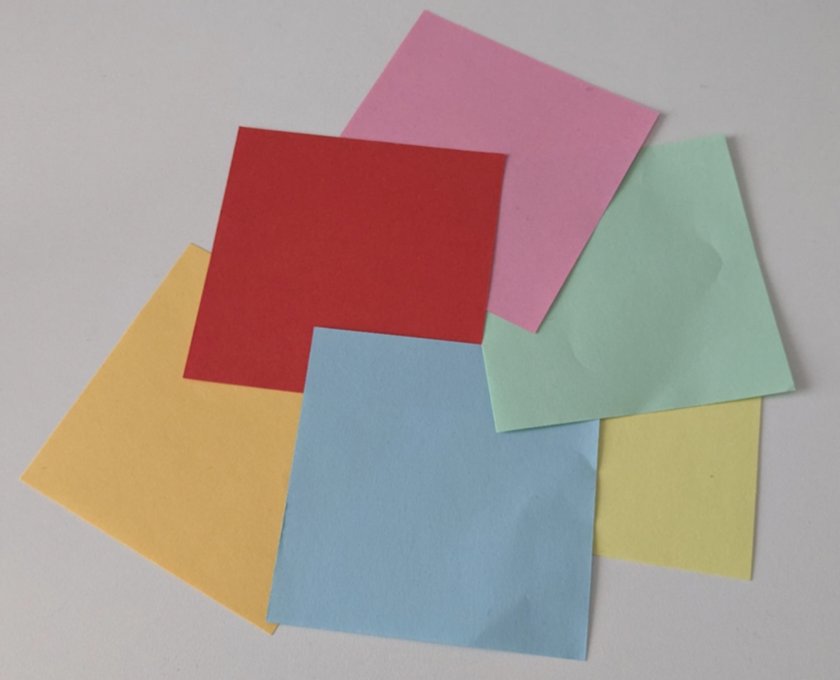
#> input picture BLG453 - Computer Vision/assignment1/q3/papers.png, 840 x 680 px
$ jupyter execute q3.ipynb   (older library calls are emulated)
#> lines starting #> are read from the running program, lines starting #| are printed output that depends on the picture; after the words box and inside, x2 and y2 are one past the last pixel; in counts of white or black regions, pixels touching at a corner belong together
[cell 1]
import cv2
import matplotlib.pyplot as plt
import numpy as np

[cell 2]
image_path = "papers.png"

image = cv2.imread(image_path)
#> image is the input picture: shape (680, 840, 3); mean B, G, R 147.1, 152.4, 167.4

image_rgb = cv2.cvtColor(image, cv2.COLOR_BGR2RGB)

[cell 3]
plt.figure(figsize=(6,6))
plt.imshow(image_rgb)
plt.axis('off')
plt.show()

[cell 4]
image_hsv = cv2.cvtColor(image_rgb, cv2.COLOR_RGB2HSV)
#> image_hsv: shape (680, 840, 3); mean H, S, V 81.1, 58, 176.9
h, s, v = cv2.split(image_hsv)
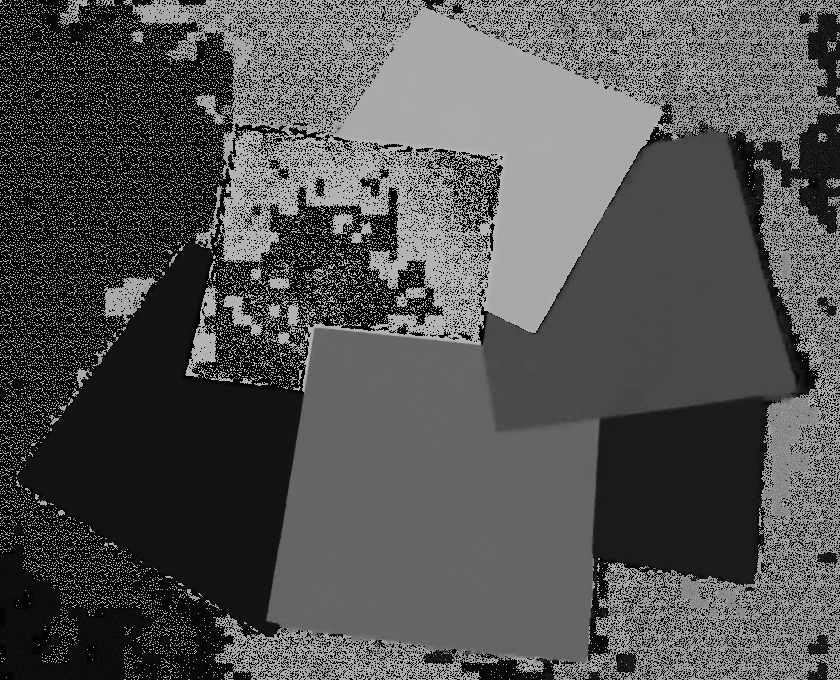
#> h: shape (680, 840); min 0, max 179, mean 81.1
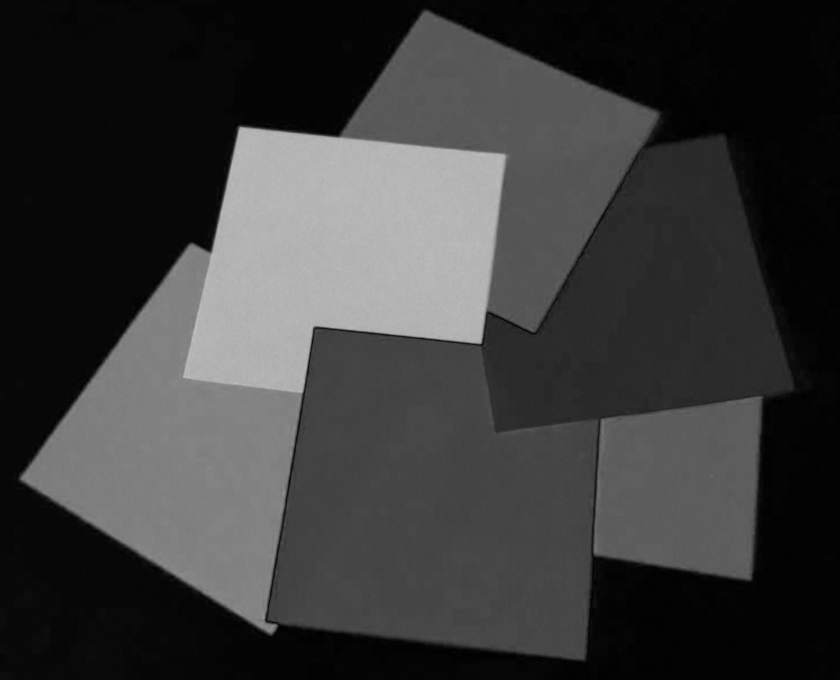
#> s: shape (680, 840); min 0, max 193, mean 58
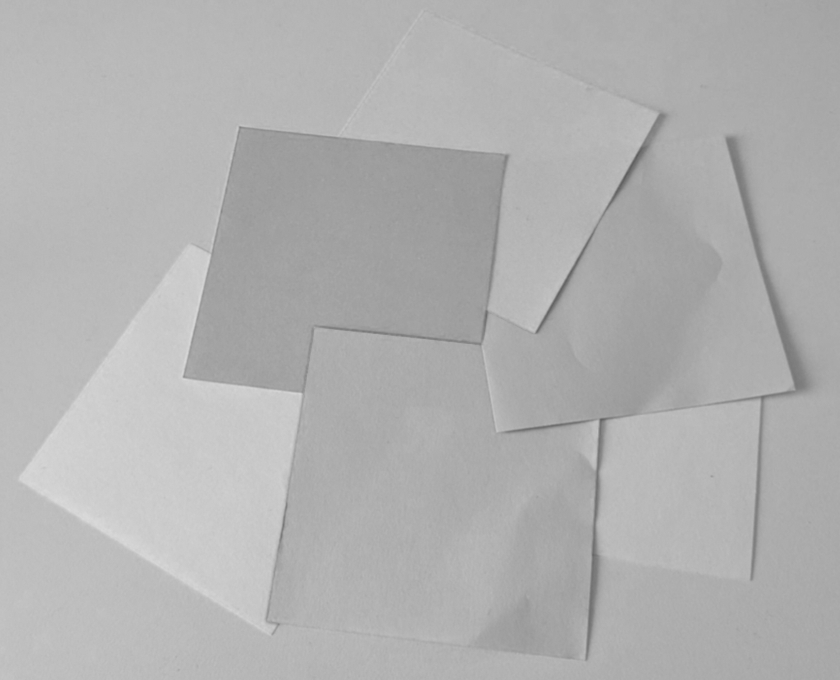
#> v: shape (680, 840); min 91, max 218, mean 176.9

[cell 5]
# Plot
plt.figure(figsize=(12, 4))

# Original RGB
plt.subplot(1, 4, 1)
plt.imshow(image_rgb)
plt.title("RGB")
plt.axis("off")

# Hue
plt.subplot(1, 4, 2)
plt.imshow(h, cmap='hsv')
plt.title("Hue")
plt.axis("off")

# Saturation
plt.subplot(1, 4, 3)
plt.imshow(s, cmap='gray')
plt.title("Saturation")
plt.axis("off")

# Value
plt.subplot(1, 4, 4)
plt.imshow(v, cmap='gray')
plt.title("Value")
plt.axis("off")

plt.tight_layout()
plt.show()
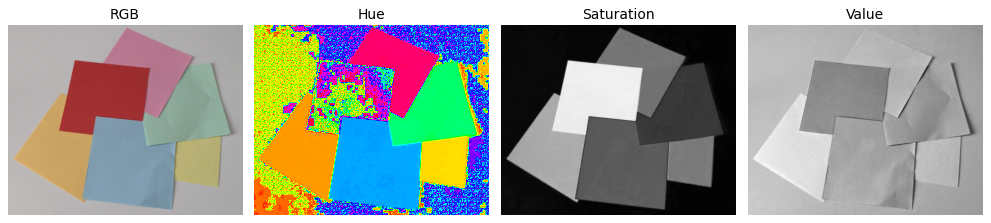
#> figure drawn by matplotlib, 4 panels

[cell 6]
# CLAHE stands for Contrast Limited Adaptive Histogram Equalization
clahe = cv2.createCLAHE(clipLimit=2.0, tileGridSize=(8, 8))
s_eq = clahe.apply(s)
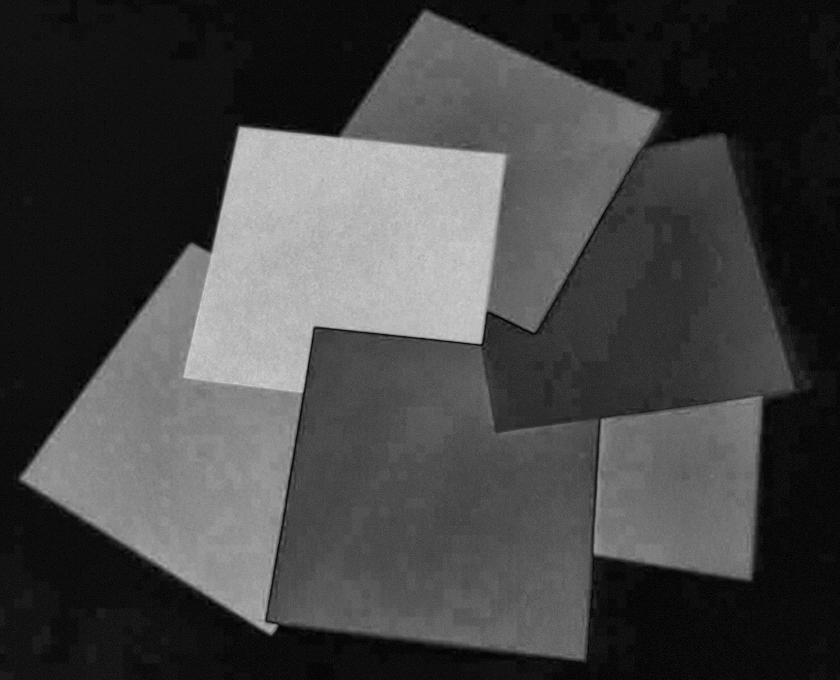
#> s_eq: shape (680, 840); min 1, max 207, mean 68
s_blur = cv2.bilateralFilter(s_eq, d=7, sigmaColor=50, sigmaSpace=50)

# Edge detection on Saturation
# ---- Canny ----
med = np.median(s_blur)
#> med = 56
lower = int(max(0, 0.66 * med))
#> lower = 36
upper = int(min(255, 1.33 * med))
#> upper = 74
edges_canny = cv2.Canny(s_blur, lower, upper)
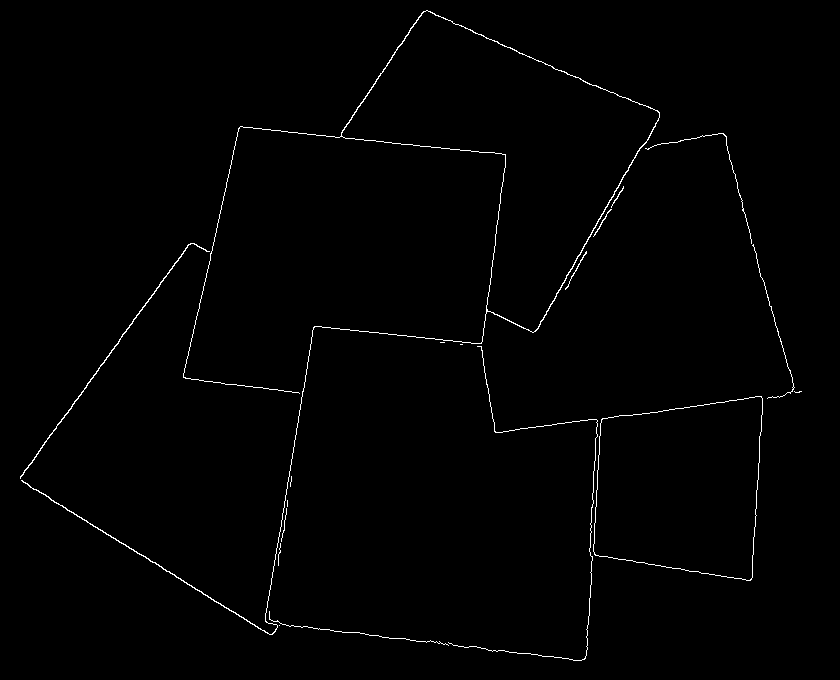
#> edges_canny: shape (680, 840); 0.88% white in thin lines or dots, all inside (x1, y1, x2, y2) = (20, 10, 802, 661)

# ---- Sobel magnitude ----
gx = cv2.Sobel(s_blur, cv2.CV_32F, 1, 0, ksize=3)
gy = cv2.Sobel(s_blur, cv2.CV_32F, 0, 1, ksize=3)
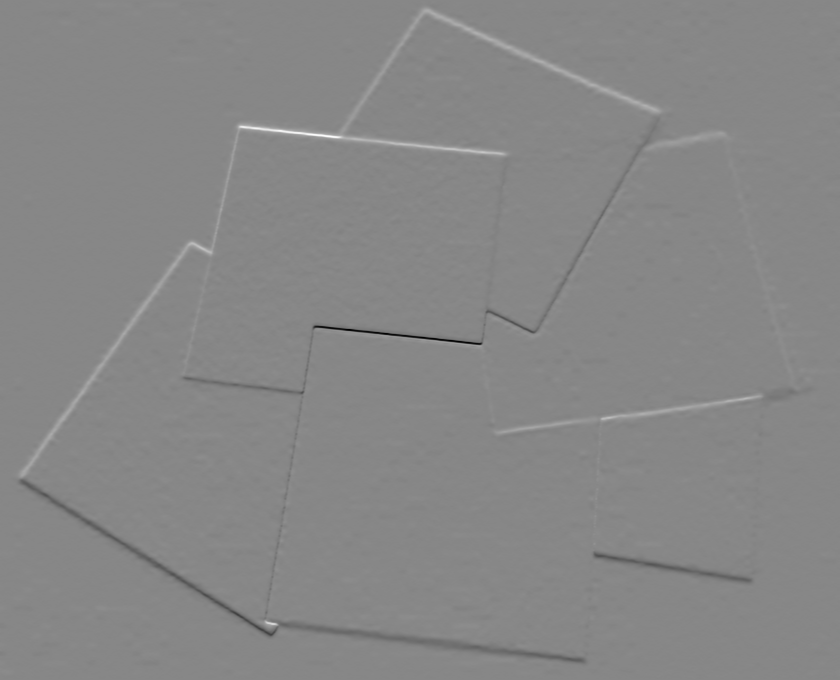
#> gy: shape (680, 840) float32; min -509, max 452, mean 0; drawn with min black and max white
mag = cv2.magnitude(gx, gy)
edges_sobel = np.uint8(255 * (mag / (mag.max() + 1e-6)))

# Optional cleanup (closing small gaps)
kernel = cv2.getStructuringElement(cv2.MORPH_RECT, (3,3))
edges_canny_clean = cv2.morphologyEx(edges_canny, cv2.MORPH_CLOSE, kernel)
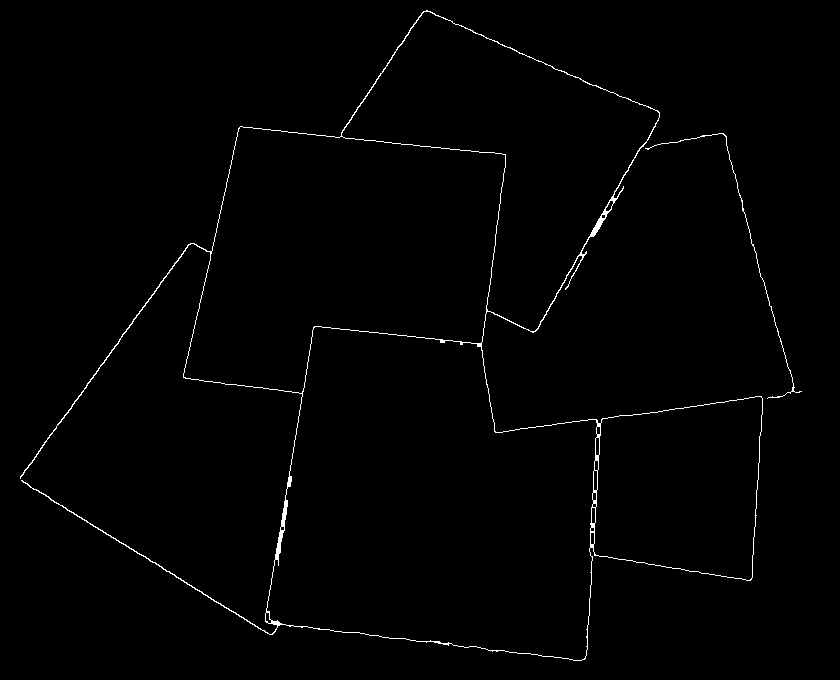
#> edges_canny_clean: shape (680, 840); 0.96% white in thin lines or dots, all inside (x1, y1, x2, y2) = (20, 10, 802, 661)
edges_sobel_clean = cv2.morphologyEx(edges_sobel, cv2.MORPH_CLOSE, kernel)

[cell 7]
fig, axes = plt.subplots(1, 4, figsize=(18, 4))

axes[0].imshow(s, cmap='gray')
axes[0].set_title("Saturation (S)")
axes[0].axis("off")

axes[1].imshow(s_blur, cmap='gray')
axes[1].set_title("Preprocessed S")
axes[1].axis("off")

axes[2].imshow(edges_canny_clean, cmap='gray')
axes[2].set_title("Canny on S")
axes[2].axis("off")

axes[3].imshow(edges_sobel_clean, cmap='gray')
axes[3].set_title("Sobel on S")
axes[3].axis("off")

plt.tight_layout()
plt.show()
